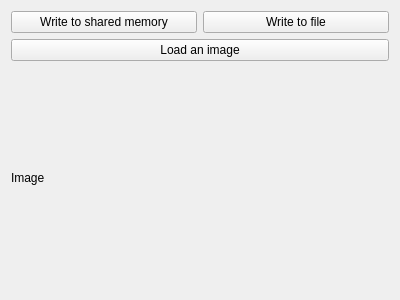
<?xml version="1.0" encoding="UTF-8"?>
<ui version="4.0">
 <class>Widget</class>
 <widget class="QWidget" name="Widget">
  <property name="geometry">
   <rect>
    <x>0</x>
    <y>0</y>
    <width>400</width>
    <height>300</height>
   </rect>
  </property>
  <property name="windowTitle">
   <string>Widget</string>
  </property>
  <layout class="QVBoxLayout" name="verticalLayout">
   <item>
    <layout class="QGridLayout" name="gridLayout">
     <item row="0" column="0">
      <widget class="QPushButton" name="writeToMemoryButton">
       <property name="text">
        <string>Write to shared memory</string>
       </property>
      </widget>
     </item>
     <item row="0" column="1">
      <widget class="QPushButton" name="writeToFileButton">
       <property name="text">
        <string>Write to file</string>
       </property>
      </widget>
     </item>
    </layout>
   </item>
   <item>
    <widget class="QPushButton" name="loadImageButton">
     <property name="text">
      <string>Load an image</string>
     </property>
    </widget>
   </item>
   <item>
    <widget class="QLabel" name="label">
     <property name="sizePolicy">
      <sizepolicy hsizetype="Expanding" vsizetype="Expanding">
       <horstretch>0</horstretch>
       <verstretch>0</verstretch>
      </sizepolicy>
     </property>
     <property name="text">
      <string>Image</string>
     </property>
    </widget>
   </item>
  </layout>
 </widget>
 <layoutdefault spacing="6" margin="11"/>
 <resources/>
 <connections/>
</ui>
